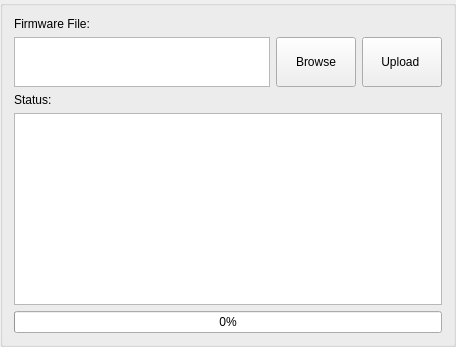
                       <widget class="QGroupBox" name="groupBox_FirwareBrowseUpload">
                        <property name="minimumSize">
                         <size>
                          <width>0</width>
                          <height>152</height>
                         </size>
                        </property>
                        <layout class="QVBoxLayout" name="verticalLayout_23">
                         <item>
                          <widget class="QLabel" name="label_FirmwareFile">
                           <property name="text">
                            <string>Firmware File:</string>
                           </property>
                          </widget>
                         </item>
                         <item>
                          <layout class="QHBoxLayout" name="horizontalLayout_11">
                           <item>
                            <widget class="QTextEdit" name="firmwareName_textEdit">
                             <property name="maximumSize">
                              <size>
                               <width>16777215</width>
                               <height>50</height>
                              </size>
                             </property>
                            </widget>
                           </item>
                           <item>
                            <widget class="QPushButton" name="chooseFirmware_Button">
                             <property name="sizePolicy">
                              <sizepolicy hsizetype="Minimum" vsizetype="MinimumExpanding">
                               <horstretch>0</horstretch>
                               <verstretch>0</verstretch>
                              </sizepolicy>
                             </property>
                             <property name="maximumSize">
                              <size>
                               <width>16777215</width>
                               <height>50</height>
                              </size>
                             </property>
                             <property name="text">
                              <string>Browse</string>
                             </property>
                            </widget>
                           </item>
                           <item>
                            <widget class="QPushButton" name="downloadFirmware_Button">
                             <property name="sizePolicy">
                              <sizepolicy hsizetype="Minimum" vsizetype="MinimumExpanding">
                               <horstretch>0</horstretch>
                               <verstretch>0</verstretch>
                              </sizepolicy>
                             </property>
                             <property name="maximumSize">
                              <size>
                               <width>16777215</width>
                               <height>50</height>
                              </size>
                             </property>
                             <property name="text">
                              <string>Upload </string>
                             </property>
                            </widget>
                           </item>
                          </layout>
                         </item>
                         <item>
                          <layout class="QHBoxLayout" name="horizontalLayout_13">
                           <item>
                            <widget class="QLabel" name="label_FirmwareStatus">
                             <property name="sizePolicy">
                              <sizepolicy hsizetype="Maximum" vsizetype="Preferred">
                               <horstretch>0</horstretch>
                               <verstretch>0</verstretch>
                              </sizepolicy>
                             </property>
                             <property name="text">
                              <string>Status:</string>
                             </property>
                            </widget>
                           </item>
                           <item>
                            <widget class="QLabel" name="firmwareupdate_label">
                             <property name="text">
                              <string/>
                             </property>
                            </widget>
                           </item>
                          </layout>
                         </item>
                         <item>
                          <layout class="QHBoxLayout" name="horizontalLayout_12">
                           <item>
                            <widget class="QTextEdit" name="firmwareDownloadStat_textEdit">
                             <property name="readOnly">
                              <bool>true</bool>
                             </property>
                            </widget>
                           </item>
                          </layout>
                         </item>
                         <item>
                          <layout class="QHBoxLayout" name="horizontalLayout_10">
                           <item>
                            <widget class="QProgressBar" name="firmwareDownloadStat_progressBar">
                             <property name="value">
                              <number>0</number>
                             </property>
                            </widget>
                           </item>
                          </layout>
                         </item>
                        </layout>
                       </widget>
